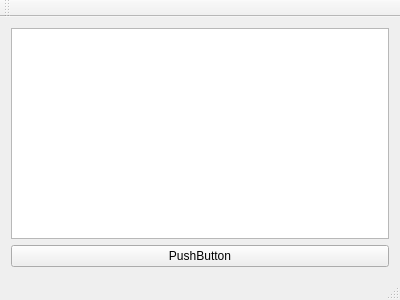
<?xml version="1.0" encoding="UTF-8"?>
<ui version="4.0">
 <class>MainWindow</class>
 <widget class="QMainWindow" name="MainWindow">
  <property name="geometry">
   <rect>
    <x>0</x>
    <y>0</y>
    <width>400</width>
    <height>300</height>
   </rect>
  </property>
  <property name="windowTitle">
   <string>MainWindow</string>
  </property>
  <widget class="QWidget" name="centralWidget">
   <layout class="QGridLayout" name="gridLayout_2">
    <item row="0" column="0">
     <layout class="QGridLayout" name="gridLayout">
      <item row="1" column="0">
       <widget class="QPushButton" name="pushButton">
        <property name="text">
         <string>PushButton</string>
        </property>
       </widget>
      </item>
      <item row="0" column="0">
       <widget class="QPlainTextEdit" name="plainTextEdit"/>
      </item>
     </layout>
    </item>
   </layout>
  </widget>
  <widget class="QMenuBar" name="menuBar">
   <property name="geometry">
    <rect>
     <x>0</x>
     <y>0</y>
     <width>400</width>
     <height>21</height>
    </rect>
   </property>
  </widget>
  <widget class="QToolBar" name="mainToolBar">
   <attribute name="toolBarArea">
    <enum>TopToolBarArea</enum>
   </attribute>
   <attribute name="toolBarBreak">
    <bool>false</bool>
   </attribute>
  </widget>
  <widget class="QStatusBar" name="statusBar"/>
 </widget>
 <layoutdefault spacing="6" margin="11"/>
 <resources/>
 <connections/>
</ui>
